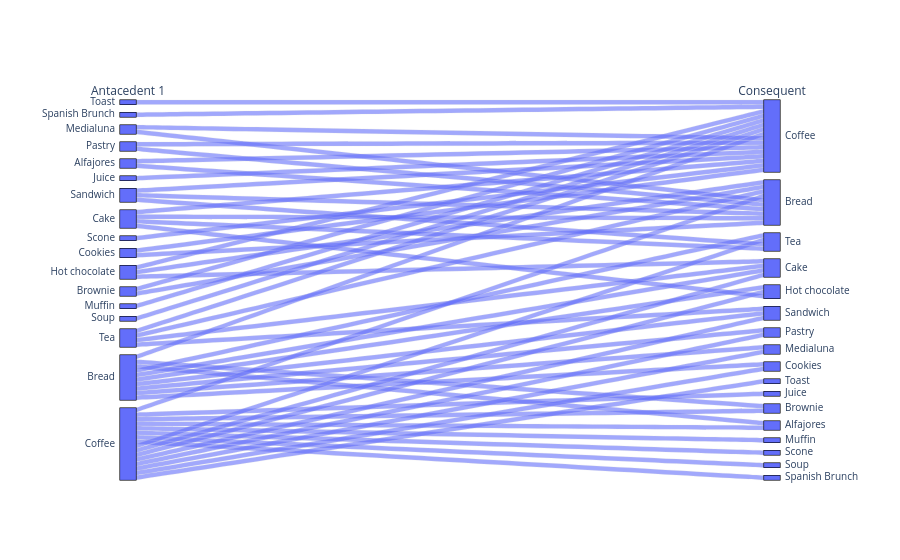
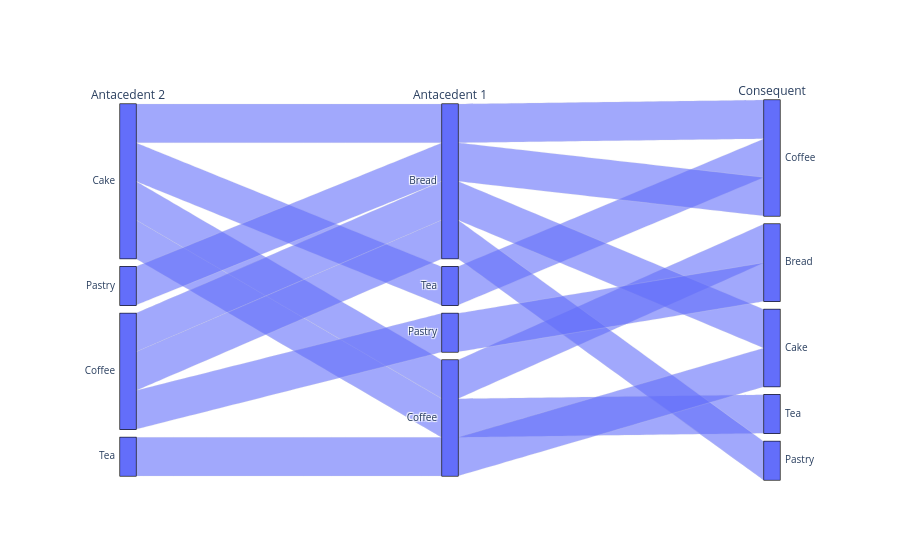

Here is the notebook cell these charts were saved with, in order:
### Code cell
import PyARMViz.Rule as ru
"""
def lift(self):
        
        #The lift of a rule is the ratio of the observed support to the expected
        #support if the lhs and rhs were independent.If X -> Y, then the lift is
        #given by the fraction P(X and Y) / (P(X) * P(Y)).
        
        try:
            observed_support = self.count_full / self.num_transactions
            prod_counts = self.count_lhs * self.count_rhs
            expected_support = prod_counts / self.num_transactions ** 2
            return observed_support / expected_support
        except ZeroDivisionError:
            return None
        except AttributeError:
            return None
"""

rules = []
for rd in rules_dict:
    rule = ru.generate_rule_from_dict(rd)
    #rule
    rules.append(rule)
  
viz.adjacency_parallel_category_plot(rules)

### Figure 1 — Plotly figure (JSON) as saved in the notebook; plotly's stock layout.template omitted (floating-point values rounded to 4 significant figures)
{"data": [{"dimensions": [{"label": "Antacedent 1", "values": ["Toast", "Spanish Brunch", "Medialuna", "Pastry", "Alfajores", "Juice", "Sandwich", "Cake", "Scone", "Cookies", "Hot chocolate", "Brownie", "Muffin", "Soup", "Tea", "Pastry", "Alfajores", "Bread", "Medialuna", "Brownie", "Cookies", "Sandwich", "Hot chocolate", "Cake", "Cake", "Sandwich", "Tea", "Hot chocolate", "Coffee", "Tea", "Coffee", "Cake", "Coffee", "Tea", "Coffee", "Bread", "Bread", "Coffee", "Coffee", "Bread", "Coffee", "Coffee", "Bread", "Bread", "Coffee", "Bread", "Coffee", "Coffee", "Coffee", "Bread", "Coffee", "Coffee", "Coffee", "Bread", "Bread", "Coffee"]}, {"label": "Consequent", "values": ["Coffee", "Coffee", "Coffee", "Coffee", "Coffee", "Coffee", "Coffee", "Coffee", "Coffee", "Coffee", "Coffee", "Coffee", "Coffee", "Coffee", "Coffee", "Bread", "Bread", "Coffee", "Bread", "Bread", "Bread", "Bread", "Bread", "Tea", "Bread", "Tea", "Bread", "Cake", "Bread", "Cake", "Cake", "Hot chocolate", "Tea", "Sandwich", "Pastry", "Pastry", "Tea", "Sandwich", "Medialuna", "Cake", "Hot chocolate", "Cookies", "Sandwich", "Medialuna", "Toast", "Cookies", "Juice", "Brownie", "Alfajores", "Hot chocolate", "Muffin", "Scone", "Soup", "Brownie", "Alfajores", "Spanish Brunch"]}], "type": "parcats"}], "layout": {"paper_bgcolor": "white", "plot_bgcolor": "white"}}

### Figure 2 — Plotly figure (JSON) as saved in the notebook; plotly's stock layout.template omitted (floating-point values rounded to 4 significant figures)
{"data": [{"dimensions": [{"label": "Antacedent 2", "values": ["Cake", "Cake", "Pastry", "Coffee", "Tea", "Cake", "Cake", "Coffee", "Coffee"]}, {"label": "Antacedent 1", "values": ["Bread", "Tea", "Bread", "Pastry", "Coffee", "Coffee", "Coffee", "Bread", "Bread"]}, {"label": "Consequent", "values": ["Coffee", "Coffee", "Coffee", "Bread", "Cake", "Tea", "Bread", "Pastry", "Cake"]}], "type": "parcats"}], "layout": {"paper_bgcolor": "white", "plot_bgcolor": "white"}}
